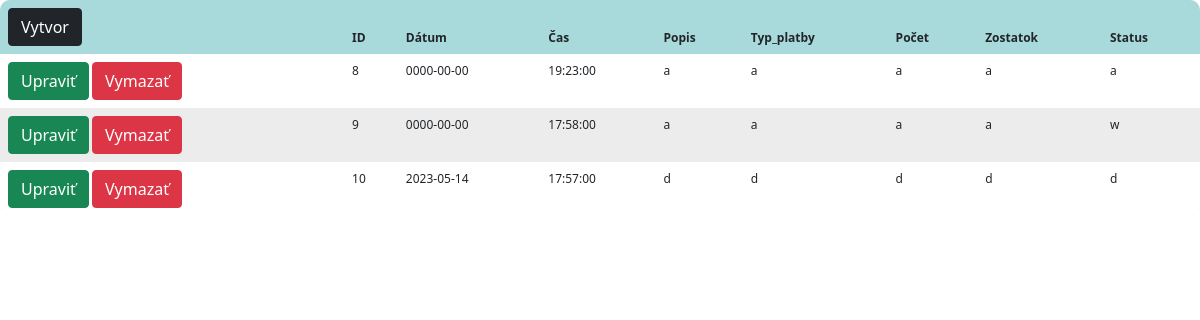
Screenshot of /finance/admin.php with the database file from the repository.
### tables this page shows
CREATE TABLE `wallet` (
  `id` int(11) NOT NULL,
  `datum` date NOT NULL,
  `cas` time NOT NULL,
  `popis` text NOT NULL,
  `typ_platby` varchar(20) NOT NULL,
  `pocet` varchar(20) NOT NULL,
  `zostatok` varchar(20) NOT NULL,
  `status` varchar(20) NOT NULL
);

### finance/admin.php (the view, shortened to what this page needs)
<head>
<link href="https://cdn.jsdelivr.net/npm/bootstrap@5.0.2/dist/css/bootstrap.min.css" rel="stylesheet">
</head>
<body>
<div class="table-responsive">
        <table class="account-table table">
            <thead>
                 <tr>
                     <th><a class='btn btn-dark' href='create.php?id=$row[id]'>Vytvor</a></th>
                    <th scope="col">ID</th>
                   <th scope="col">Dátum</th>
                    <th scope="col">Čas</th>
                    <th scope="col">Popis</th>
                    <th scope="col">Typ_platby</th>
                     <th scope="col">Počet</th>
                     <th scope="col">Zostatok</th>
                    <th scope="col">Status</th>
                </tr>
            </thead>
             <tbody>
                <?php
                    include('connection.php');
                    $sql = "select * from wallet";
                    $result = $conn->query($sql);
                    while($wallet=$result->fetch_assoc()){
                        echo "
                        <tr>
                        <td >
                        <a class='btn btn-success' href='edit.php?id=$wallet[id]'>Upraviť</a>
                        <a class='btn btn-danger' href='delete.php?id=$wallet[id]'>Vymazať</a>
                        </td>
                        <td > $wallet[id]</td>
                        <td > $wallet[datum]</td>
                        <td > $wallet[cas]</td>
                        <td > $wallet[popis]</td>
                        <td > $wallet[typ_platby] </td>
                        <td > $wallet[pocet]</td>
                        <td >$wallet[zostatok]</td>
                        <td >$wallet[status]</td>
                        </tr>
                        ";
                        }?>
            </tbody>
        </table>
</div>

### rows the page displays
wallet: id "8", datum "0000-00-00", cas "19:23:00", popis "a", typ_platby "a", pocet "a", zostatok "a", status "a"
wallet: id "9", datum "0000-00-00", cas "17:58:00", popis "a", typ_platby "a", pocet "a", zostatok "a", status "w"
wallet: id "10", datum "2023-05-14", cas "17:57:00", popis "d", typ_platby "d", pocet "d", zostatok "d", status "d"
